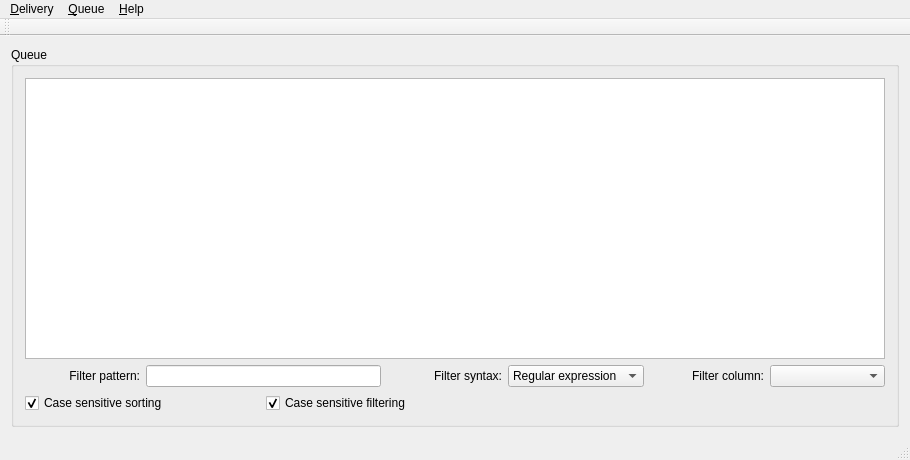
<?xml version="1.0" encoding="UTF-8"?>
<ui version="4.0">
 <class>DeliveryQueue</class>
 <widget class="QMainWindow" name="DeliveryQueue">
  <property name="geometry">
   <rect>
    <x>0</x>
    <y>0</y>
    <width>910</width>
    <height>460</height>
   </rect>
  </property>
  <property name="windowTitle">
   <string>Delivery Queue</string>
  </property>
  <widget class="QWidget" name="centralWidget">
   <layout class="QVBoxLayout" name="verticalLayout">
    <item>
     <widget class="QGroupBox" name="groupBox">
      <property name="title">
       <string>Queue</string>
      </property>
      <layout class="QGridLayout" name="gridLayout">
       <item row="2" column="0" colspan="2">
        <widget class="QCheckBox" name="chkSortCS">
         <property name="text">
          <string>Case sensitive sorting</string>
         </property>
         <property name="checked">
          <bool>true</bool>
         </property>
        </widget>
       </item>
       <item row="2" column="2" colspan="2">
        <widget class="QCheckBox" name="chkFilterCS">
         <property name="text">
          <string>Case sensitive filtering</string>
         </property>
         <property name="checked">
          <bool>true</bool>
         </property>
        </widget>
       </item>
       <item row="1" column="0">
        <widget class="QLabel" name="lblFilterPattern">
         <property name="text">
          <string>Filter pattern:</string>
         </property>
         <property name="alignment">
          <set>Qt::AlignRight|Qt::AlignTrailing|Qt::AlignVCenter</set>
         </property>
        </widget>
       </item>
       <item row="0" column="0" colspan="7">
        <widget class="QTreeView" name="treeView">
         <property name="editTriggers">
          <set>QAbstractItemView::NoEditTriggers</set>
         </property>
         <property name="sortingEnabled">
          <bool>false</bool>
         </property>
        </widget>
       </item>
       <item row="1" column="1" colspan="2">
        <widget class="QLineEdit" name="ledFilterPattern">
         <property name="text">
          <string/>
         </property>
        </widget>
       </item>
       <item row="1" column="3">
        <widget class="QLabel" name="lblFilterSyntax">
         <property name="text">
          <string>Filter syntax:</string>
         </property>
         <property name="alignment">
          <set>Qt::AlignRight|Qt::AlignTrailing|Qt::AlignVCenter</set>
         </property>
        </widget>
       </item>
       <item row="1" column="4">
        <widget class="QComboBox" name="cboFilterSyntax">
         <item>
          <property name="text">
           <string>Regular expression</string>
          </property>
         </item>
         <item>
          <property name="text">
           <string>Wildcard</string>
          </property>
         </item>
         <item>
          <property name="text">
           <string>Fixed string</string>
          </property>
         </item>
        </widget>
       </item>
       <item row="1" column="5">
        <widget class="QLabel" name="lblFilterColumn">
         <property name="text">
          <string>Filter column:</string>
         </property>
         <property name="alignment">
          <set>Qt::AlignRight|Qt::AlignTrailing|Qt::AlignVCenter</set>
         </property>
        </widget>
       </item>
       <item row="1" column="6">
        <widget class="QComboBox" name="cboFilterColumn"/>
       </item>
      </layout>
     </widget>
    </item>
   </layout>
  </widget>
  <widget class="QMenuBar" name="menuBar">
   <property name="geometry">
    <rect>
     <x>0</x>
     <y>0</y>
     <width>910</width>
     <height>26</height>
    </rect>
   </property>
   <widget class="QMenu" name="menu_Delivery">
    <property name="title">
     <string>&amp;Delivery</string>
    </property>
    <addaction name="actNewDelivery"/>
    <addaction name="actEditDelivery"/>
    <addaction name="actDeleteDelivery"/>
    <addaction name="actArchiveDelivery"/>
   </widget>
   <widget class="QMenu" name="menu_Help">
    <property name="title">
     <string>&amp;Help</string>
    </property>
    <addaction name="actAbout"/>
   </widget>
   <widget class="QMenu" name="menu_Queue">
    <property name="title">
     <string>&amp;Queue</string>
    </property>
    <addaction name="actRefreshQueue"/>
   </widget>
   <addaction name="menu_Delivery"/>
   <addaction name="menu_Queue"/>
   <addaction name="menu_Help"/>
  </widget>
  <widget class="QToolBar" name="mainToolBar">
   <attribute name="toolBarArea">
    <enum>TopToolBarArea</enum>
   </attribute>
   <attribute name="toolBarBreak">
    <bool>false</bool>
   </attribute>
  </widget>
  <widget class="QStatusBar" name="statusBar"/>
  <action name="actNewDelivery">
   <property name="text">
    <string>&amp;New Delivery</string>
   </property>
  </action>
  <action name="actEditDelivery">
   <property name="text">
    <string>&amp;Edit Delivery</string>
   </property>
  </action>
  <action name="actDeleteDelivery">
   <property name="text">
    <string>&amp;Delete Delivery</string>
   </property>
  </action>
  <action name="actArchiveDelivery">
   <property name="text">
    <string>&amp;Archive Delivery</string>
   </property>
  </action>
  <action name="actAbout">
   <property name="text">
    <string>&amp;About</string>
   </property>
  </action>
  <action name="actRefreshQueue">
   <property name="text">
    <string>&amp;Refresh Queue</string>
   </property>
  </action>
 </widget>
 <layoutdefault spacing="6" margin="11"/>
 <resources/>
 <connections/>
</ui>
